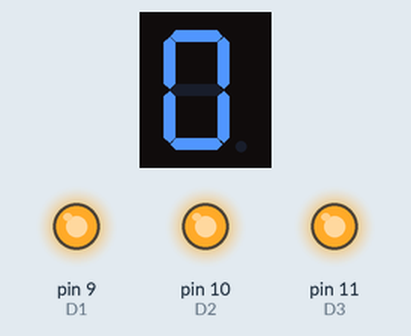
Simulated run of this sketch. Board: Arduino Uno, built with avr-gcc and run on an emulated ATmega328P. Parts: 1-digit seven-segment display, output pins drawn as LEDs (lit = HIGH). Wiring (inferred from the names in the program): 1-digit 7-segment display, segments lit when LOW: segments pin 2, pin 3, pin 4, pin 5, pin 6, pin 7, pin 8. The segment pins are drawn as the display they are named for; pins used as bus, display or sensor lines are not drawn.

Above: at 0.2 s.
At 0.6 s:
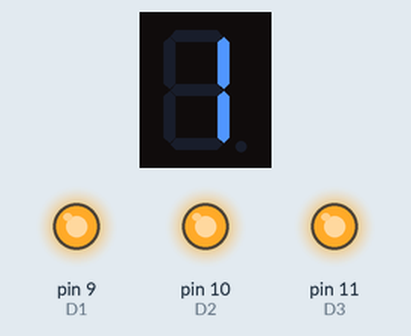
At 1.0 s:
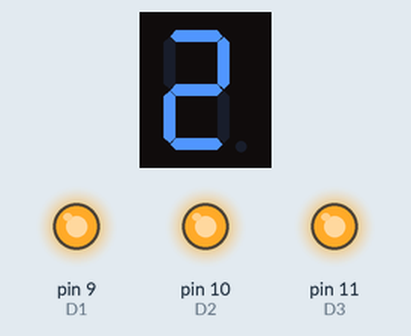
At 1.8 s:
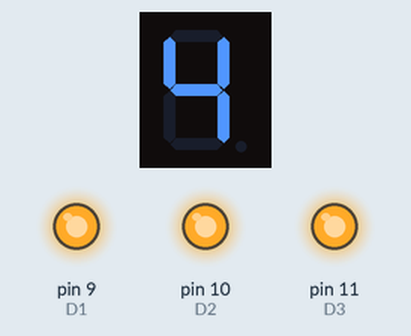
At 2.6 s:
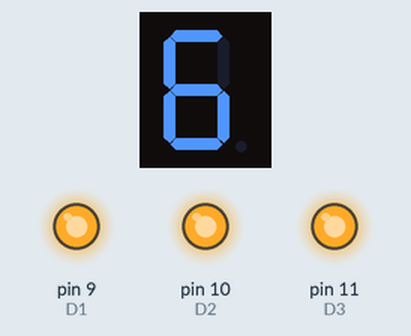
At 3.8 s:
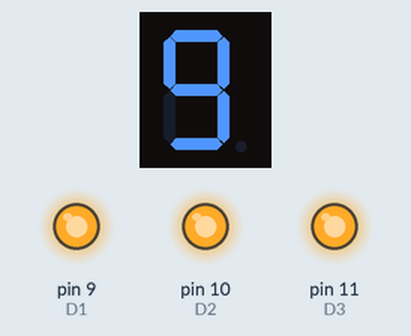
Timing chart, 0 to 5.3 s (numbered marks = the images above):
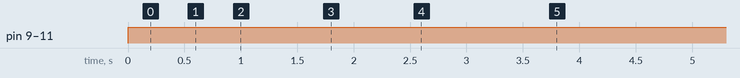

Measured:
- by itself, pin 9 (D1), pin 10 (D2), pin 11 (D3): LOW → HIGH at 0.00 s
- by itself, everything shown: repeats every 4.0 s, in 10 steps
- what the display in image 1 shows lasts 0.4 s, from 0.4 s to 0.8 s

The sketch:

Arduino7Segment.ino
```cpp
// (licence header left out)
// Declarations
// +++++++++++++++++++++++++++++++++++++++++++++++++++++

// Define pin numbers
int pinA = 2;   // goes to 7-Segment Pin 11
int pinB = 3;   // goes to 7-Segment Pin 7
int pinC = 4;   // goes to 7-Segment Pin 4
int pinD = 5;   // goes to 7-Segment Pin 2
int pinE = 6;   // goes to 7-Segment Pin 1
int pinF = 7;   // goes to 7-Segment Pin 10
int pinG = 8;   // goes to 7-Segment Pin 5

// Common pins
int D1 = 9;     // goes to 7-Segment Pin 12
int D2 = 10;    // goes to 7-Segment Pin 9
int D3 = 11;    // goes to 7-Segment Pin 8
int D4 = 12;    // goes to 7-Segment Pin 6

// Delay
int myDelay = 400;


// Setup
// +++++++++++++++++++++++++++++++++++++++++++++++++++++

void setup()
{
  // Setup pinA .. pinG as output
  pinMode(pinA, OUTPUT);
  pinMode(pinB, OUTPUT);
  pinMode(pinC, OUTPUT);
  pinMode(pinD, OUTPUT);
  pinMode(pinE, OUTPUT);
  pinMode(pinF, OUTPUT);
  pinMode(pinG, OUTPUT);
  pinMode(D1, OUTPUT);
  pinMode(D2, OUTPUT);
  pinMode(D3, OUTPUT);
  pinMode(D4, OUTPUT);
}


// Loop
// +++++++++++++++++++++++++++++++++++++++++++++++++++++

void loop()
{
  Write0();
  delay(myDelay);

  Write1();
  delay(myDelay);

  Write2();
  delay(myDelay);

  Write3();
  delay(myDelay);

  Write4();
  delay(myDelay);

  Write5();
  delay(myDelay);

  Write6();
  delay(myDelay);

  Write7();
  delay(myDelay);

  Write8();
  delay(myDelay);

  Write9();
  delay(myDelay);
}


void Write0()
{
  digitalWrite(D1, HIGH);
  digitalWrite(D2, HIGH);
  digitalWrite(D3, HIGH);
  digitalWrite(D4, HIGH);
  digitalWrite(pinA, LOW);
  digitalWrite(pinB, LOW);
  digitalWrite(pinC, LOW);
  digitalWrite(pinD, LOW);
  digitalWrite(pinE, LOW);
  digitalWrite(pinF, LOW);
  digitalWrite(pinG, HIGH);
}

void Write1()
{
  digitalWrite(D1, HIGH);
  digitalWrite(pinA, HIGH);
  digitalWrite(pinB, LOW);
  digitalWrite(pinC, LOW);
  digitalWrite(pinD, HIGH);
  digitalWrite(pinE, HIGH);
  digitalWrite(pinF, HIGH);
  digitalWrite(pinG, HIGH);
}

void Write2()
{
  digitalWrite(D1, HIGH);
  digitalWrite(pinA, LOW);
  digitalWrite(pinB, LOW);
  digitalWrite(pinC, HIGH);
  digitalWrite(pinD, LOW);
  digitalWrite(pinE, LOW);
  digitalWrite(pinF, HIGH);
  digitalWrite(pinG, LOW);
}

void Write3()
{
  digitalWrite(D1, HIGH);
  digitalWrite(pinA, LOW);
  digitalWrite(pinB, LOW);
  digitalWrite(pinC, LOW);
  digitalWrite(pinD, LOW);
  digitalWrite(pinE, HIGH);
  digitalWrite(pinF, HIGH);
  digitalWrite(pinG, LOW);
}

void Write4()
{
  digitalWrite(D1, HIGH);
  digitalWrite(pinA, HIGH);
  digitalWrite(pinB, LOW);
  digitalWrite(pinC, LOW);
  digitalWrite(pinD, HIGH);
  digitalWrite(pinE, HIGH);
  digitalWrite(pinF, LOW);
  digitalWrite(pinG, LOW);
}

void Write5()
{
  digitalWrite(D1, HIGH);
  digitalWrite(pinA, LOW);
  digitalWrite(pinB, HIGH);
  digitalWrite(pinC, LOW);
  digitalWrite(pinD, LOW);
  digitalWrite(pinE, HIGH);
  digitalWrite(pinF, LOW);
  digitalWrite(pinG, LOW);
}

void Write6()
{
  digitalWrite(D1, HIGH);
  digitalWrite(pinA, LOW);
  digitalWrite(pinB, HIGH);
  digitalWrite(pinC, LOW);
  digitalWrite(pinD, LOW);
  digitalWrite(pinE, LOW);
  digitalWrite(pinF, LOW);
  digitalWrite(pinG, LOW);
}

void Write7()
{
  digitalWrite(D1, HIGH);
  digitalWrite(pinA, LOW);
  digitalWrite(pinB, LOW);
  digitalWrite(pinC, LOW);
  digitalWrite(pinD, HIGH);
  digitalWrite(pinE, HIGH);
  digitalWrite(pinF, HIGH);
  digitalWrite(pinG, HIGH);
}

void Write8()
{
  digitalWrite(D1, HIGH);
  digitalWrite(pinA, LOW);
  digitalWrite(pinB, LOW);
  digitalWrite(pinC, LOW);
  digitalWrite(pinD, LOW);
  digitalWrite(pinE, LOW);
  digitalWrite(pinF, LOW);
  digitalWrite(pinG, LOW);
}

void Write9()
{
  digitalWrite(D1, HIGH);
  digitalWrite(pinA, LOW);
  digitalWrite(pinB, LOW);
  digitalWrite(pinC, LOW);
  digitalWrite(pinD, LOW);
  digitalWrite(pinE, HIGH);
  digitalWrite(pinF, LOW);
  digitalWrite(pinG, LOW);
}
```
